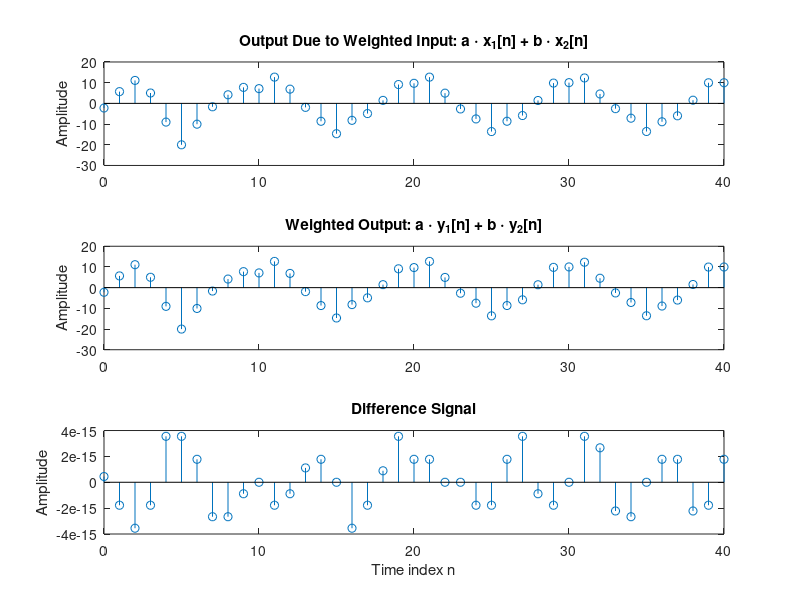

Write MATLAB code to recreate this figure.
%% Generate the input sequences
n = 0:40;a = 2;b = -3;
x1 = cos(2*pi*0.1*n);
x2 = cos(2*pi*0.4*n);
x = a*x1 + b*x2;
%% parameter for filter
num = [2.2403 2.4908 2.2403];
den = [1 -0.4 0.75];
ic = [0 0]; % Set zero initial conditions
%% compute output1
y1 = filter(num,den,x1,ic); % Compute the output y1[n]
y2 = filter(num,den,x2,ic); % Compute the output y2[n]
y = filter(num,den,x,ic); % Compute the output y[n]
%% compute output2
yt = a*y1 + b*y2;
%% Compute the difference output d[n]
d = y - yt;
%% Plot the outputs and the difference signal
subplot(3,1,1);stem(n,y);
ylabel('Amplitude');title('Output Due to Weighted Input: a \cdot x_{1}[n] + b \cdot x_{2}[n]');
subplot(3,1,2);stem(n,yt);
ylabel('Amplitude');title('Weighted Output: a \cdot y_{1}[n] + b \cdot y_{2}[n]');
subplot(3,1,3);stem(n,d);
xlabel('Time index n');ylabel('Amplitude');title('Difference Signal');


%%
